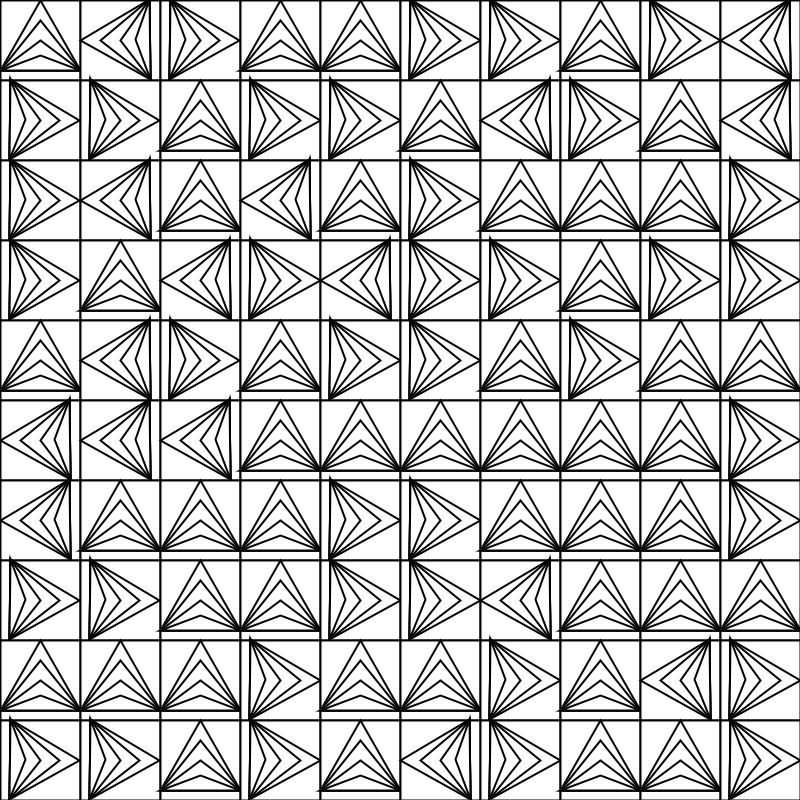
Frame 1 (no input)
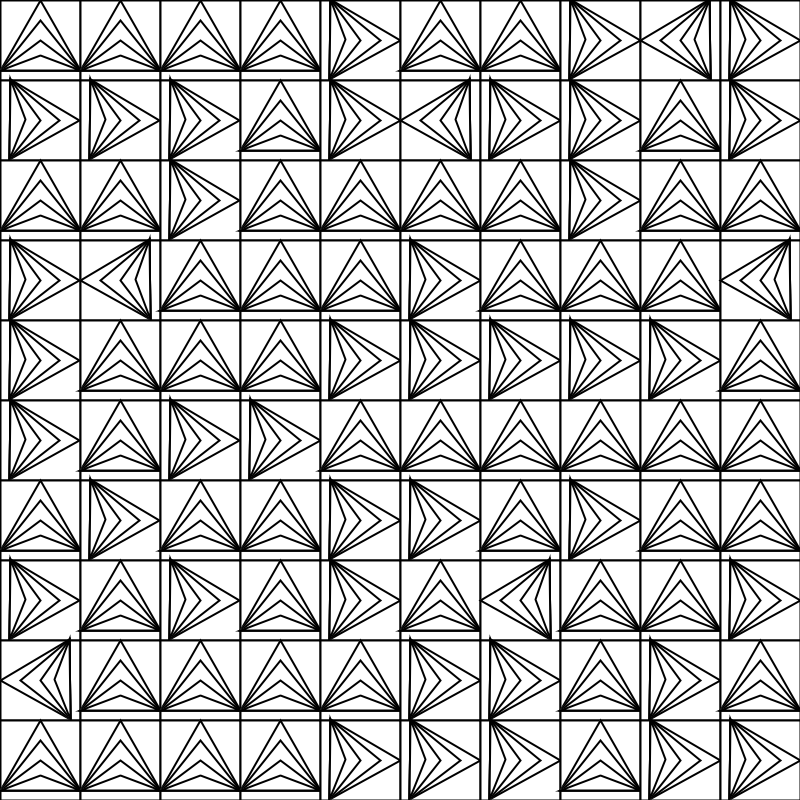
Frame 2 (the mouse pressed at the canvas centre, redrawn once)

The Processing sketch that drew these frames (run headless with seeded random() and noise(); the mouse was pressed at the canvas centre and the sketch redrawn once):

// Processing sketch: week05_Dila_Baysal
// ── week05_Dila_Baysal.pde
int gapX;
int gapY;
void setup() {
  surface.setLocation(0, 200);

  size(800, 800);

  background(#ffffff);

  gapX = 80;
  gapY = 80;

  noLoop();
}



void draw() {
  strokeCap(PROJECT);
  strokeWeight(2);
  stroke(0, 0, 0);
  background(#ffffff);
  
  pushMatrix();
  translate(gapX/2,gapY/2);
  
  
  for (int i = 0; i < width; i = i + gapX) {
    for (int j = 0; j < height; j = j + gapY) {
      float rnd = random(1);

      if (rnd > 0.5) {
        pushMatrix() ;
        translate(i, j) ;
        fill(255, 255, 255);
        translate(-gapX/2, -gapY/2) ;
        rect(0, 0, gapX, gapY) ;
        triangle(40, 35 - 35, 30 - 30, 105 - 35, 110 - 30, 105 - 35) ;
        triangle(40, 55 - 35, 30- 30, 105 - 35, 110 - 30, 105 - 35) ;
        triangle(40, 75 - 35, 30- 30, 105 - 35, 110 - 30, 105 - 35) ;
        triangle(40, 90 - 35, 30- 30, 105 - 35, 110 - 30, 105 - 35) ;
        popMatrix() ;
      } else {
        float rnd2 = random(1);
        
        pushMatrix();
        translate(i, j);
        
        if(rnd2 > 0.2) {
          rotate(radians(90));
        }else{
          rotate(radians(-90));
        }
        
        
        
        translate(-gapX/2, -gapY/2) ;
        fill(255, 255, 255);
        rect(0, 0, gapX, gapY) ;
        triangle(40, 35 - 35, 30 - 30, 105 - 35, 110 - 30, 105 - 35) ;
        triangle(40, 55 - 35, 30- 30, 105 - 35, 110 - 30, 105 - 35) ;
        triangle(40, 75 - 35, 30- 30, 105 - 35, 110 - 30, 105 - 35) ;
        triangle(40, 90 - 35, 30- 30, 105 - 35, 110 - 30, 105 - 35) ;
        popMatrix();
      }
    }
  }
  
  popMatrix();
}
